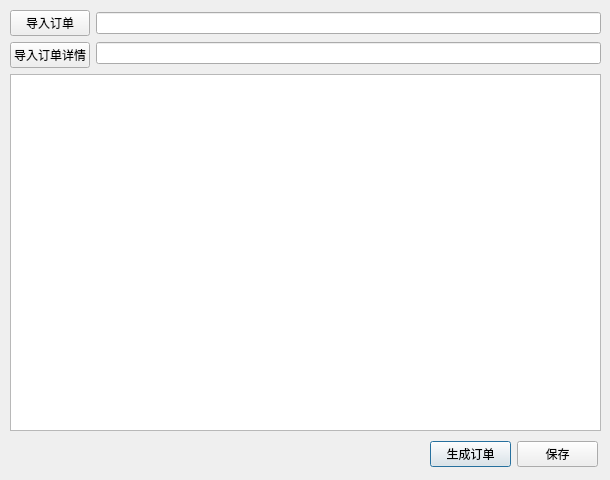
<?xml version="1.0" encoding="UTF-8"?>
<ui version="4.0">
 <class>OrderImportDialog</class>
 <widget class="QDialog" name="OrderImportDialog">
  <property name="geometry">
   <rect>
    <x>0</x>
    <y>0</y>
    <width>610</width>
    <height>480</height>
   </rect>
  </property>
  <property name="windowTitle">
   <string>Dialog</string>
  </property>
  <widget class="QWidget" name="">
   <property name="geometry">
    <rect>
     <x>430</x>
     <y>440</y>
     <width>168</width>
     <height>29</height>
    </rect>
   </property>
   <layout class="QHBoxLayout" name="horizontalLayout_2">
    <item>
     <widget class="QPushButton" name="createOrderButton">
      <property name="text">
       <string>生成订单</string>
      </property>
     </widget>
    </item>
    <item>
     <widget class="QPushButton" name="saveButton">
      <property name="text">
       <string>保存</string>
      </property>
     </widget>
    </item>
   </layout>
  </widget>
  <widget class="QWidget" name="">
   <property name="geometry">
    <rect>
     <x>10</x>
     <y>10</y>
     <width>591</width>
     <height>421</height>
    </rect>
   </property>
   <layout class="QVBoxLayout" name="verticalLayout_3">
    <item>
     <layout class="QHBoxLayout" name="horizontalLayout">
      <item>
       <layout class="QVBoxLayout" name="verticalLayout">
        <item>
         <widget class="QPushButton" name="importOrderButton">
          <property name="text">
           <string>导入订单</string>
          </property>
         </widget>
        </item>
        <item>
         <widget class="QPushButton" name="importOrderDetailButton">
          <property name="text">
           <string>导入订单详情</string>
          </property>
         </widget>
        </item>
       </layout>
      </item>
      <item>
       <layout class="QVBoxLayout" name="verticalLayout_2">
        <item>
         <widget class="QLineEdit" name="orderFileEdit"/>
        </item>
        <item>
         <widget class="QLineEdit" name="orderDetailFileEdit"/>
        </item>
       </layout>
      </item>
     </layout>
    </item>
    <item>
     <widget class="QTableView" name="orderView"/>
    </item>
   </layout>
  </widget>
  <zorder>importOrderButton</zorder>
  <zorder>importOrderDetailButton</zorder>
  <zorder>createOrderButton</zorder>
  <zorder>orderView</zorder>
  <zorder>orderFileEdit</zorder>
  <zorder>orderDetailFileEdit</zorder>
  <zorder>saveButton</zorder>
  <zorder>saveButton</zorder>
 </widget>
 <resources/>
 <connections/>
</ui>
